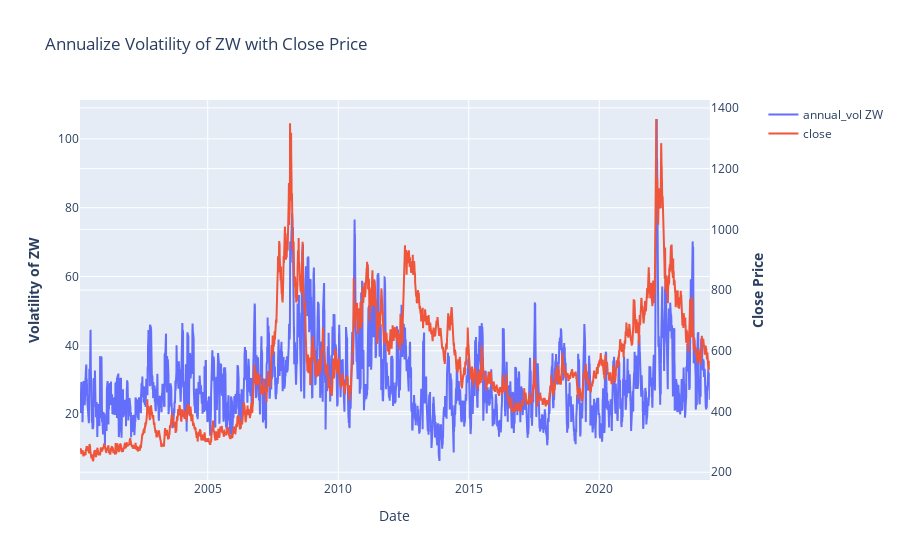

Notebook code cell kept with this figure:
### Code cell
line_chart_close_and_volatility(df, 'ZW', 14)

### Figure 1 — Plotly figure (JSON) as saved in the notebook; plotly's stock layout.template omitted (floating-point values rounded to 4 significant figures; data arrays with more than 128 entries replaced by an {"elided": "..."} marker saying what was removed)
{"data": [{"name": "annual_vol ZW", "type": "scatter", "x": {"elided": "6076 str values"}, "y": {"elided": "6076 float values"}, "yaxis": "y"}, {"name": "close", "type": "scatter", "x": {"elided": "6076 str values"}, "y": {"elided": "6076 float values"}, "yaxis": "y2"}], "layout": {"hovermode": "x unified", "showlegend": true, "title": {"text": "Annualize Volatility of ZW with Close Price"}, "xaxis": {"anchor": "y", "domain": [0, 0.94], "title": {"text": "Date"}}, "yaxis": {"anchor": "x", "domain": [0, 1], "title": {"text": "<b>Volatility of ZW</b>"}}, "yaxis2": {"anchor": "x", "overlaying": "y", "side": "right", "title": {"text": "<b>Close Price</b> "}}}}
